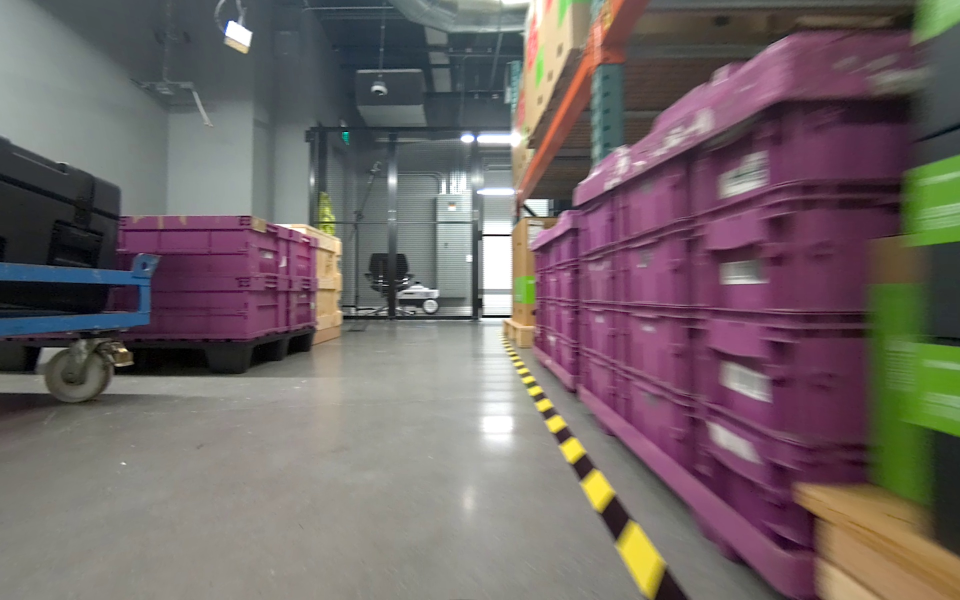
#> input picture reconstruction/modules/v2d_foundation_stereo/assets/left/1707938736136244532.jpeg, 1920 x 1200 px, given in place of 000055.png, which was not available (shown at 1/2 size)
$ python -i extra_f1.py   (imports and definitions only)
#> lines starting #> are read from the running program, lines starting #| are printed output that depends on the picture
"""k10 F1 extra GT-free numbers (anaconda python, CPU step):
 1) attach shift: cleaned minus merged wrist in the camera frame (levelling-free), per hand, ctl vs seat
 2) blue silhouette vs SAM 3 visible mask, f63-122, ctl vs seat: render_review IoU (same raster), coverage
    |sil & mask| / |mask|, occlusion ceiling |mask| / |sil| and occlusion-aware IoU (hand + beige masks removed
    from both). Same silhouette code as render_review.mask_check (1/4 resolution).
usage: extra_f1.py <ctl scene> <seat scene> <out.json>"""
import json
import os
import sys

import numpy as np
from PIL import Image

sys.path.insert(0, "/home/haisenk/v2d_ops/kenc/review/tool")
import render_review as rr  # noqa: E402

# [1 line that did not run here, left out]
KENC = rr.KENC_ROOT + "/episode_000010"
RES = {}

# ---- 1) attach shift
ash = {}
# [11 lines not run here, left out]
RES["attach_shift_cleaned_minus_merged_camera_cm"] = ash
# [1 line not run here, left out]


# ---- 2) silhouettes
def setup(SC):
    pqp = rr.find_parquet(SC)
    P = rr.load_scene_parquet(pqp)
    N = P["N"]
    proc_dir = os.path.dirname(os.path.dirname(os.path.dirname(pqp)))
    Bc = rr.load_bundle(os.path.join(SC, "bundle_cleaned", "result.npz"))
    zm = np.load(os.path.join(SC, "bundle_merged", "result.npz"), allow_pickle=True)
    objs = []
    for k, bn in enumerate(P["body_names"]):
        nm = "blue_cup" if bn.endswith("blue_cup") else ("beige_cup" if bn.endswith("beige_cup") else bn)
        mp = P["mesh_paths"][k]
        mpath = next(c for c in [mp, os.path.join(proc_dir, os.path.basename(mp))] if c and os.path.isfile(c))
        V, F = rr.load_obj(mpath)
        R = rr.wxyz_to_R(P["wxyz"][:, k]).reshape(N, 3, 3)
        T = rr.to_T(R, P["pos"][:, k])
        lo, hi = V.min(0), V.max(0)
        corners = np.array([[x, y, z] for x in (lo[0], hi[0]) for y in (lo[1], hi[1]) for z in (lo[2], hi[2])])
        objs.append(dict(name=nm, V=V, F=np.asarray(F, np.int64), T=T, corners=corners))
    bnames = [str(x) for x in zm["object_names"]]
    A, resA = rr.estimate_A([o["T"] for o in objs], [Bc["objT"][bnames.index(o["name"])] for o in objs],
                            [o["corners"] for o in objs])
    c2w = A[None] @ Bc["c2w"]
    return objs, np.linalg.inv(c2w), Bc["K"], N, float(np.nanmax(resA))


W, H, s = 2028, 1520, 4
h4, w4 = H // s, W // s


def load_small(p):
    try:
        im = Image.open(p).convert("L")
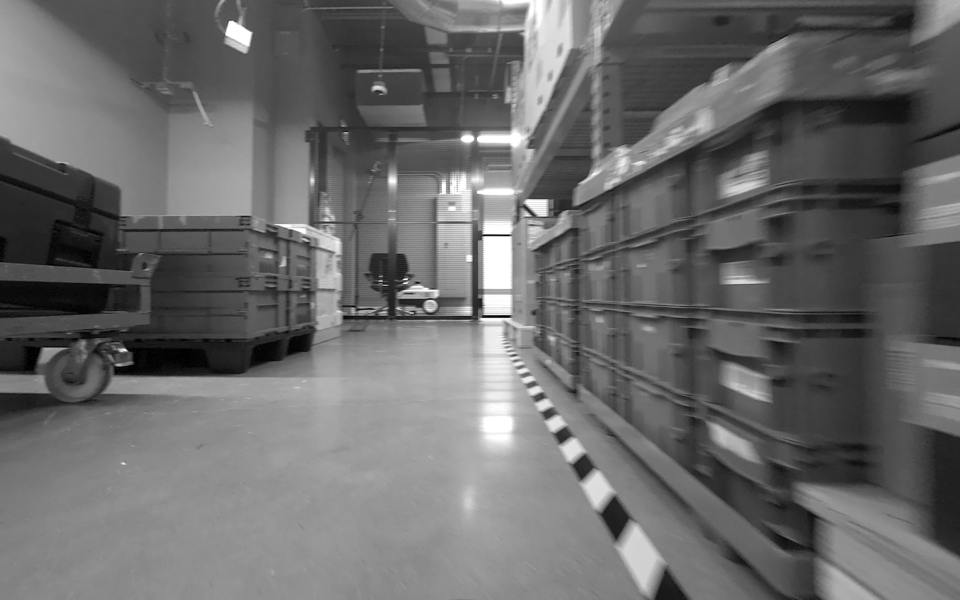
#> im: PIL image 1920x1200 L (shown at 1/2 size); min 0, max 255, mean 105.6
    except Exception:
        return None
    if im.size != (W, H):
        return None
    if im.getextrema()[1] == 1:
        im = im.point(lambda v: 255 if v else 0)
    return np.asarray(im.crop((0, 0, w4 * s, h4 * s)).reduce(s)) > 127


FR = list(range(55, 161))
mb = {f: load_small(os.path.join(KENC, "blue_cup", "masks", "1", f"{f:06d}.png")) for f in FR}
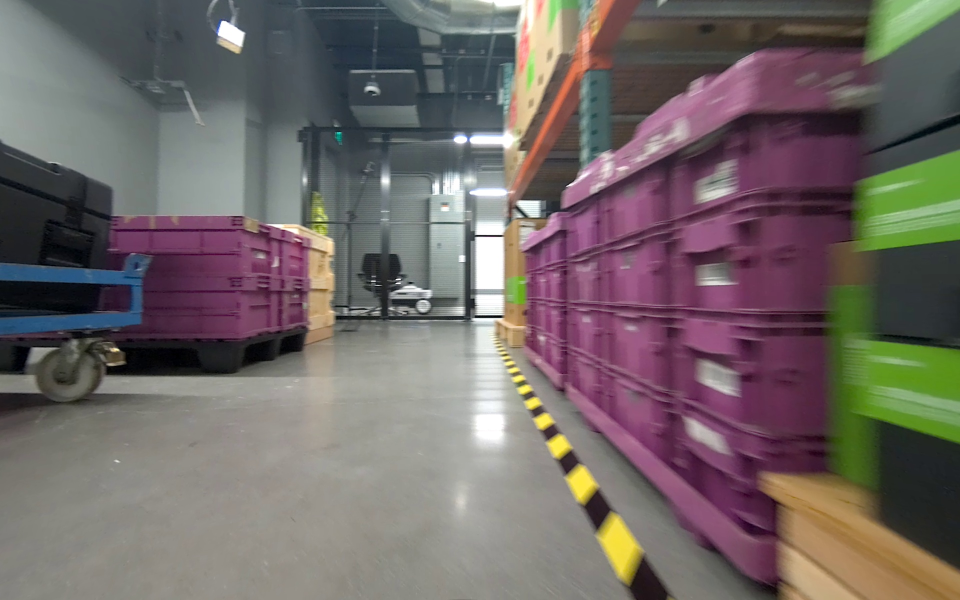
#> input picture reconstruction/modules/v2d_foundation_stereo/assets/left/1707938736169573532.jpeg, 1920 x 1200 px, given in place of 000056.png, which was not available (shown at 1/2 size)
#> in load_small (call 2), `im = Image.open(p).convert("L")`:
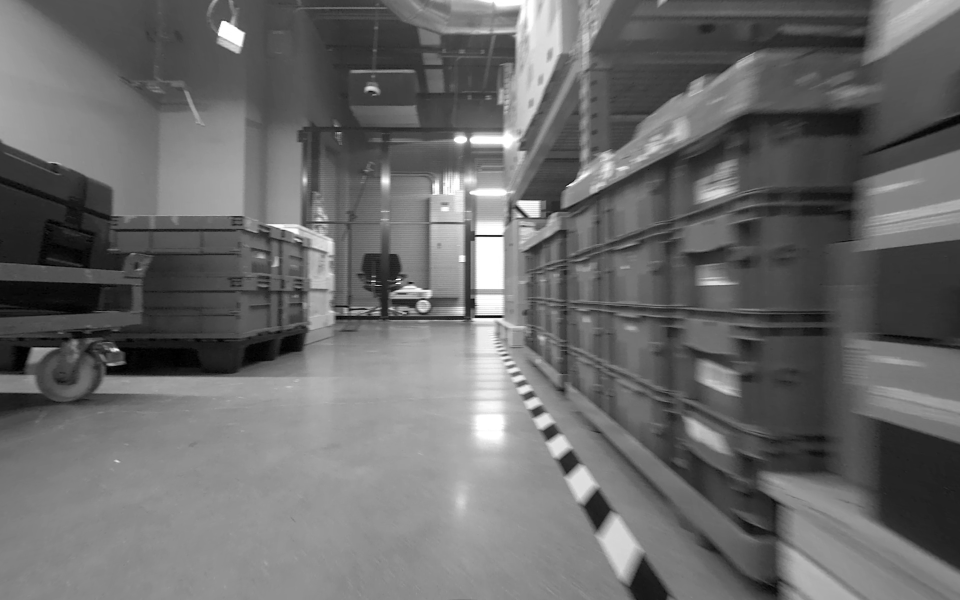
#> im: PIL image 1920x1200 L (shown at 1/2 size); min 0, max 255, mean 106.2
mg = {f: load_small(os.path.join(KENC, "beige_cup", "masks", "1", f"{f:06d}.png")) for f in FR}
occ = {}
# [8 lines not run here, left out]
sil_res = {}
# [19 lines not run here, left out]


def summ(rows, a, b, key):
    v = np.array([rows[f][key] for f in range(a, b + 1) if f in rows])
    return {"mean": round(float(np.nanmean(v)), 3), "median": round(float(np.nanmedian(v)), 3),
            "min": round(float(np.nanmin(v)), 3), "max": round(float(np.nanmax(v)), 3)}


S = {}
# [6 lines not run here, left out]
RES["blue_silhouette_summary"] = S
RES["blue_silhouette_every4"] = {lab: {f: {k: (round(v, 3) if isinstance(v, float) else v) for k, v in rows[f].items()}
                                       for f in range(55, 161, 4) if f in rows} for lab, rows in sil_res.items()}
# [4 lines not run here, left out]

>>> result = load_small('../../../../../reconstruction/modules/v2d_foundation_stereo/assets/left/1707938736136244532.jpeg')
